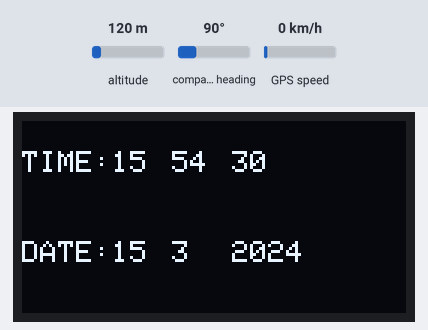
A sketch run on a simulated Arduino Uno, built with avr-gcc and run on an emulated ATmega328P. Parts: 128×64 one-colour display. The test bench sets the inputs (shaded band); at power-on: altitude 120 m, compass heading 90°, GPS speed 0 km/h. The GPS gets a fix after 3 s at 37.7749, -122.4194 with 8 satellites; the modem accepts every AT command (registered, SIM ready, sends succeed) and sends nothing else; what the sketch prints to the serial monitor is not drawn.

Above: at 0.1 s.
At 12.3 s:
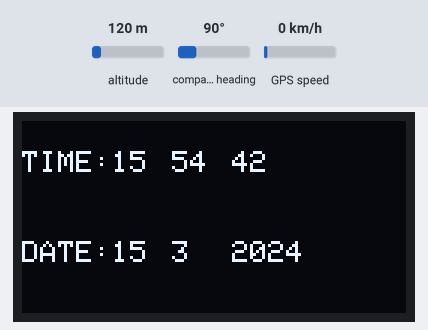
At 21.5 s:
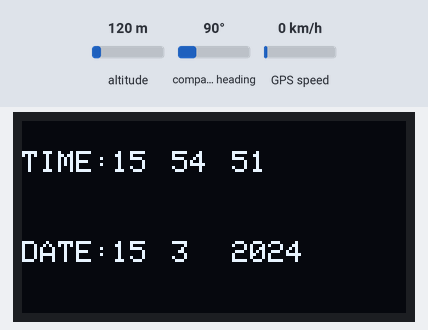
At 30.7 s:
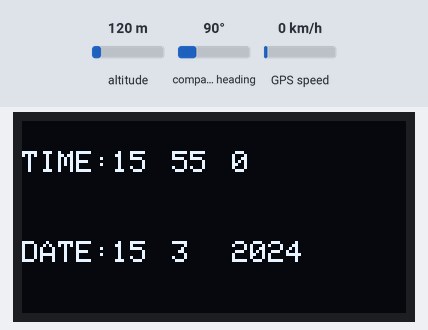

The sketch:

Final_Chip.ino
```cpp
#include <TinyGPS++.h>
#include <TimeLib.h>
#include <SoftwareSerial.h>
#include <Wire.h>
#include <SPI.h>
#include <Adafruit_GFX.h>
#include <Adafruit_SSD1306.h>
#include <TinyGPSPlus.h>
const int lebar=128;
const int tinggi=64;
const int reset=-1;
Adafruit_SSD1306 display(lebar,tinggi,&Wire,reset);
int state = 0;
const int pin1 = 1;
const int pin2= 0;
float gpslat=0.000,gpslon=0.000;

TinyGPSPlus gps;
SoftwareSerial sgps(6, 7);
SoftwareSerial sgsm(3, 2);

void setup()
{
  display.begin(SSD1306_SWITCHCAPVCC, 0x3C);
  display.clearDisplay();
  pinMode(pin1,INPUT);
  pinMode(pin2,INPUT_PULLUP);
  sgsm.begin(9600);
  sgps.begin(9600);
  Serial.begin(9600);
}

void loop()
{
  sgps.listen();
  while (sgps.available() > 0)
  {
    if(gps.encode(sgps.read()))
    {
    ///////////////////////////////////////////////
     display.clearDisplay();
     display.setTextSize(1.7);
     display.setTextColor(WHITE);
     display.setCursor(0,10);
     display.print(F("TIME: "));
     display.setCursor(30,10);
     int h=gps.time.hour()+5;
     int m=gps.time.minute()+30;
     if(m>59)
     {
      m=m-60;
      h=h+1;
     }
     if(h>23)
     {
      h=h-24;
     }
     display.print(h);
     display.setCursor(50,10);
     display.print(m);
     display.setCursor(70,10);
     display.print(gps.time.second());
     display.setCursor(0,40);
     display.print(F("DATE: "));
     display.setCursor(30,40);
     display.print(gps.date.day());
     display.setCursor(50,40);
     display.print(gps.date.month());
     display.setCursor(70,40);
     display.print(gps.date.year());
     display.display();
     delay(10);

    //////////////////////////////////////////////
    if(gps.location.isUpdated())
    {
      gpslat=gps.location.lat();
      gpslon=gps.location.lng();
     /////////////////////////////////////////////
      int x=digitalRead(pin2);
      if (x == HIGH){
      Serial.println("Help Bot Turned ON ");
      sgsm.listen();
      sgsm.print("\r");
      delay(1000);
      sgsm.print("AT+CMGF=1\r");
      delay(1000);
      sgsm.print("AT+CMGS=\"+917708077528\"\r");
      delay(1000);
      sgsm.printf("Hey I need help,Give me a hand");
      sgsm.printf("\n");
      sgsm.print("https://maps.google.com/maps/?q=");
      sgsm.print(gpslat, 6);
      sgsm.print(",");
      sgsm.print(gpslon, 6);
      delay(1000);
      sgsm.write(26);
      delay(5000);
    }
    //////////////////////////////////////////////
    if (digitalRead(pin1) == HIGH && state == 0 && x==LOW){
      Serial.println("Panic Mode !!!");
      sgsm.listen();
      sgsm.print("\r");
      sgsm.println("AT+CMGF=1\r");
      delay(1000);
      sgsm.print("AT+CMGS=\"+917708077528\"\r");
      delay(1000);
      sgsm.print("Hey I need help,Give me a hand");
      sgsm.print("\n");
      sgsm.print("https://maps.google.com/maps/?q=");
      sgsm.print(gpslat, 6);
      sgsm.print(",");
      sgsm.print(gpslon, 6);
      delay(1000);
      sgsm.write(26);
      state = 1;
    }
  if (digitalRead(pin1) == LOW){
      state = 0;
    }
    ///////////////////////////////////////////////
  }
 }
 }
}
/*Checking all the three module....*/
/*features
 * Modified Time
 * Gps sms
 * Bot
 * Final Model.
 */
```

Measured:
- what the display in image 0 shows lasts 1.0 s, from 0.1 s to 1.1 s
- what the display in image 1 shows lasts 9.2 s, from 12.3 s to 21.5 s
